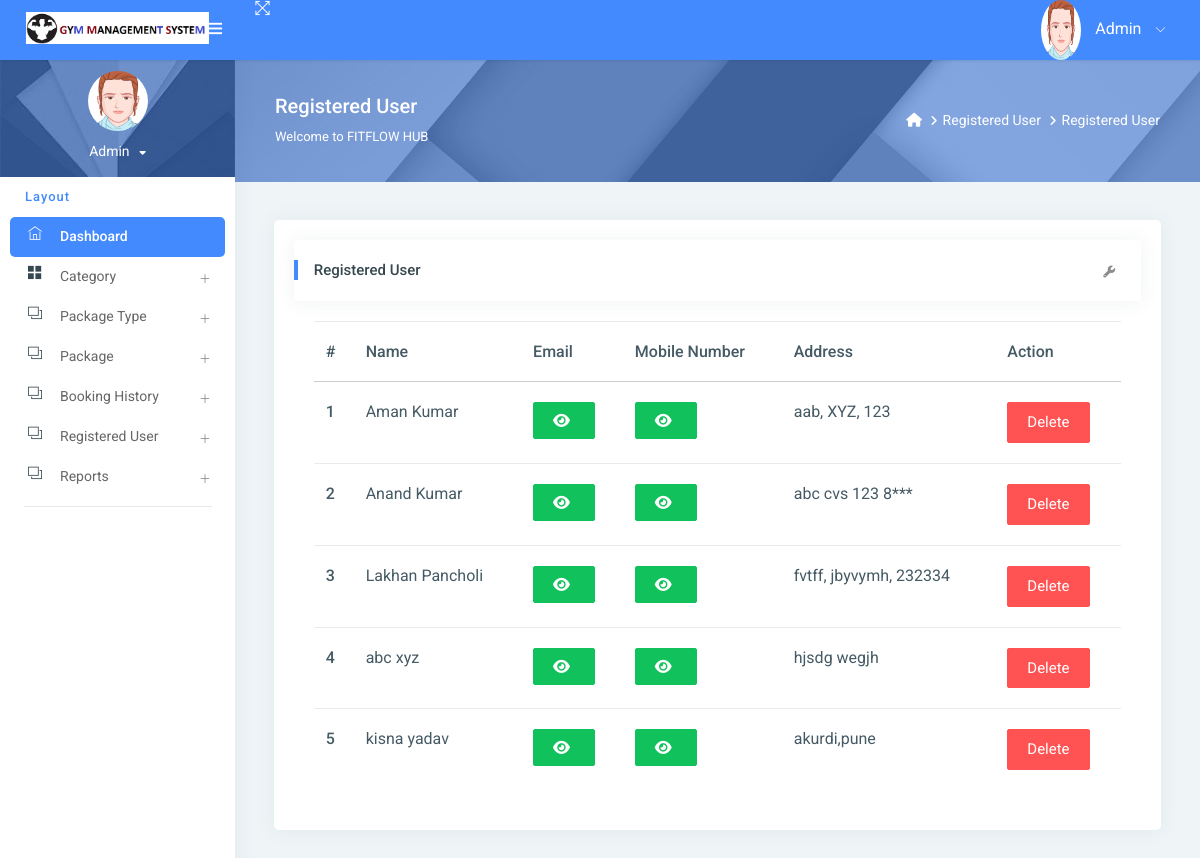
The app's page /reg_user/ (signed in) with its own data.
### gym/models.py (models this page shows, shortened)
class Signup(models.Model):
    user = models.ForeignKey(User, on_delete=models.CASCADE, null=True)
    mobile = models.CharField(max_length=15, null=True)
    state = models.CharField(max_length=150, null=True)
    city = models.CharField(max_length=150, null=True)
    address = models.CharField(max_length=200, null=True)
    creationdate = models.DateTimeField(auto_now_add=True)

### gym/views.py (the view)
# urls.py: path('reg_user/', reg_user, name="reg_user"),
@login_required(login_url='/admin_login/')
def reg_user(request):
    data = Signup.objects.all()
    d = {'data': data}
    return render(request, "admin/reg_user.html", locals())

### gym/templates/admin/reg_user.html (shortened to what this page needs)
{% extends 'admin_base.html' %}
{% load static %}
{% block main %}
<link rel="stylesheet" href="https://cdnjs.cloudflare.com/ajax/libs/font-awesome/6.2.0/css/all.min.css" />
<div class="page-header">
    <div class="page-block">
        <div class="row align-items-center">
            <div class="col-md-8">
                <div class="page-header-title">
                    <h5 class="m-b-10">Registered User</h5>
                    <p class="m-b-0">Welcome to FITFLOW HUB</p>
                </div>
            </div>
            <div class="col-md-4">
                <ul class="breadcrumb-title">
                    <li class="breadcrumb-item">
                        <a href="{% url 'admin_home' %}"> <i class="fa fa-home"></i> </a>
                    </li>
                    <li class="breadcrumb-item"><a href="">Registered User</a>
                    </li>
                    <li class="breadcrumb-item"><a href="">Registered User</a>
                    </li>
                </ul>
            </div>
        </div>
    </div>
</div>
<div class="pcoded-inner-content">
    <div class="main-body">
        <div class="page-wrapper">
            <div class="page-body">
                <div class="row">
                    <div class="col-md-12">
                        <div class="card">
                            <div class="card-block">
                                <div class="card-header">
                                    <h5> Registered User</h5>
                                    <div class="card-header-right">
                                        <ul class="list-unstyled card-option">
                                            <li><i class="fa fa fa-wrench open-card-option"></i></li>
                                        </ul>
                                    </div>
                                </div>
                                <div class="card-block table-border-style">
                                    <div class="table-responsive">
                                        <table class="table">
                                            <thead>
                                            <tr>
                                                <th>#</th>
                                                <th>Name</th>
                                                <th>Email</th>
                                                <th>Mobile Number</th>
                                                <th>Address</th>
                                                <th>Action</th>
                                            </tr>
                                            </thead>
                                            <tbody>
                                            {% for i in data %}
                                            <tr>
                                                <th scope="row">{{forloop.counter}}</th>
                                                <td>{{i.user.first_name}} {{i.user.last_name}}</td>
                                                 <td><span id="email-{{forloop.counter}}" class="password">{{i.user.username}}</span>
                                                     <button type="button" class="btn btn-success" id="email-btn-{{forloop.counter}}" onclick="togglePassword('email-{{forloop.counter}}', this.id)"><i class="fa fa-eye"></i></button>
                                                 </td>
                                                 <td>
                                                    <button type="button" class="btn btn-success" id="mobile-btn-{{forloop.counter}}" onclick="togglePassword('mobile-{{forloop.counter}}', this.id)"><i class="fa fa-eye"></i></button>
                                                  </td>
                                                <td>{{i.address}}</td>
                                                <td>
                                                    <a href="{% url 'delete_user' i.id %}"
                                                       onclick="return confirm('Are you sure to Delete')"
                                                       class="btn btn-danger">Delete</a>
                                                </td>
                                            </tr>
                                            {% endfor %}
                                            </tbody>
                                        </table>
                                    </div>
                                </div>
                            </div>
                        </div>
                    </div>
                </div>
            </div>
        </div>
    </div>
</div>
{% endblock %}

### gym/templates/admin/reg_user.html (style rules this page uses)
.table-responsive { font-size:11px; }
td { padding:0px; }

### records on screen
Signup: user.first_name "Aman", user.last_name "Kumar", address "aab, XYZ, 123"
Signup: user.first_name "Anand", user.last_name "Kumar", address "abc cvs 123 8***"
Signup: user.first_name "Lakhan", user.last_name "Pancholi", address "fvtff, jbyvymh, 232334"
Signup: user.first_name "abc", user.last_name "xyz", address "hjsdg wegjh"
Signup: user.first_name "kisna", user.last_name "yadav", address "akurdi,pune"
